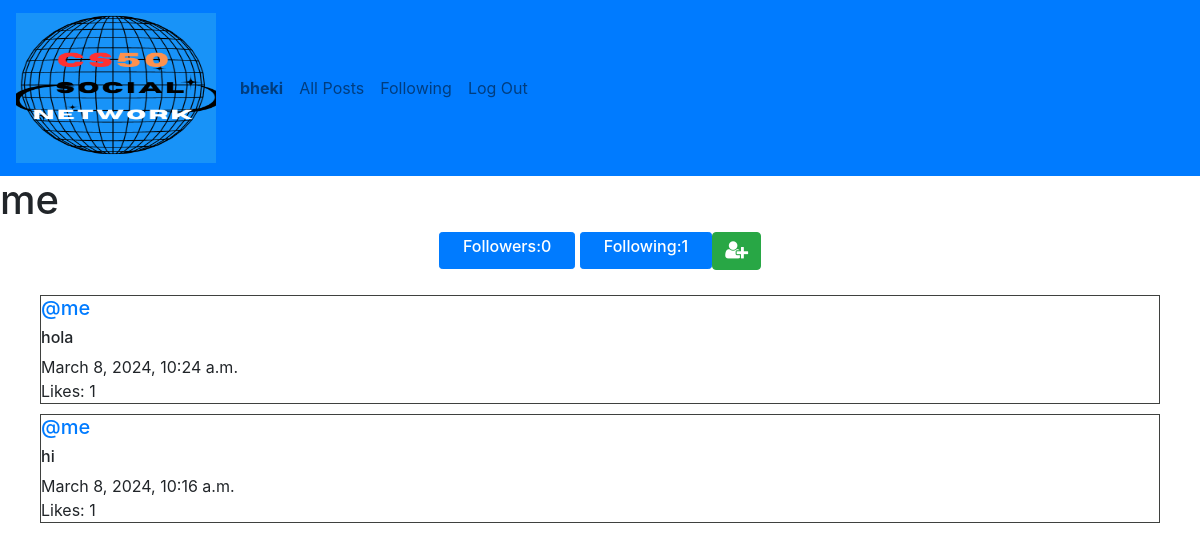
Page /profile/5 (signed in) on the committed database.
### network/models.py (models this page shows, shortened)
class User(AbstractUser):
    pass

class Post(models.Model):
    user = models.ForeignKey(User, on_delete=models.CASCADE, related_name="author")
    content = models.TextField()
    created_at = models.DateTimeField(auto_now_add=True)
    likes_count = models.IntegerField(default=0)

### network/views.py (the view)
# urls.py: path("profile/<int:user_id>", views.profile, name="profile"),
def profile(request, user_id):
    user = User.objects.get(pk=user_id)
    all_posts = Post.objects.filter(user=user).order_by("id").reverse()
    following = Follow.objects.filter(user=user)
    followers = Follow.objects.filter(follower=user)
    try:
        check_follow = followers.filter(user=User.objects.get(pk=request.user.id))
        if len(check_follow) !=0:
            is_following = True
        else:
            is_following = False
    except:
        is_following = False
    paginator = Paginator(all_posts, 10)
    page_number = request.GET.get('page')
    posts_of_page = paginator.get_page(page_number)
    return render(request, "network/profile.html", {
        "all_posts": all_posts,
        "posts_of_page": posts_of_page,
        "username": user.username,
        "following": following,
        "followers": followers,
        "is_following": is_following,
        "user_profile": user
    })

### network/templates/network/profile.html (shortened to what this page needs)
{% extends "network/layout.html" %}
{% block body %}
<h1>{{ username }}</h1>
<div class="container">
    <div class="row d-flex justify-content-center">
        <div><button class="btn btn-primary btn-sm"><h6 class="col-4">Followers:{{ followers.count }} </h6></button>
            <button class="btn btn-primary btn-sm"><h6 class="col-4">Following:{{ following.count }} </h6></button>
        </div>
        {% if user.is_authenticated %}
            {% if user != user_profile %}
                {% if is_following %}
                    <form action="{% url 'unfollow' %}" method="post">
                        {% csrf_token %}
                        <div class="input-container">
                        <input type="hidden" name="userfollow" value="{{ user_profile }}" />
                        <button type="submit" class="btn btn-danger" title="Unfollow user">
                            <i class="fa fa-user-times"></i>
                        </button>
                        </div>
                    </form>
                {% else %}
                <form action="{% url 'follow' %}" method="post">
                    <div class="input-container">
                    <button type="submit" class="btn btn-success" title="Follow user">
                        <i class="fa fa-user-plus"></i>
                    </button>
                    </div>
                </form>
                {% endif %}
            {% endif %}
         {% endif %}
    </div>
</div>
        <div class="all-posts">
            {% for post in posts_of_page %}
                <div class="row post">
                    <h5 class="username"> <a href="{% url 'profile' user_id=post.user.id %}">@{{ post.user }}</a></a></h5>
                    <div class="content"><h6 class="content">{{ post.content }}</h6></div>
                    <div class="date">{{ post.created_at }}</div>
                    <div class="likes">Likes: {{ post.likes_count }}</div>
                </div>
            {% endfor %}
        </div>
{% endblock %}

### network/templates/network/layout.html (shortened to what this page needs)
{% load static %}
<!DOCTYPE html>
<html lang="en">
    <head>
        <link rel="stylesheet" href="https://cdnjs.cloudflare.com/ajax/libs/font-awesome/4.7.0/css/font-awesome.min.css">
        <link rel="stylesheet" href="https://stackpath.bootstrapcdn.com/bootstrap/4.4.1/css/bootstrap.min.css">
        <link href="{% static 'network/styles.css' %}" rel="stylesheet">
    </head>
    <body>
        <nav class="navbar navbar-expand-lg navbar-light bg-primary">
            <a class="navbar-brand" href="{% url 'index' %}">
            <img src="{% static '/network/image/logo-net.png' %}" style="width: 200px; height: 150px;"></a>
            <div>
              <ul class="navbar-nav mr-auto">
                {% if user.is_authenticated %}
                    <li class="nav-item">
                        <a class="nav-link" href="{% url 'profile' user_id=user.id %}"><strong>{{ user.username }}</strong></a>
                    </li>
                {% endif %}
                <li class="nav-item">
                  <a class="nav-link" href="{% url 'index' %}">All Posts</a>
                </li>
                {% if user.is_authenticated %}
                    <li class="nav-item">
                        <a class="nav-link" href="{% url 'following' %}">Following</a>
                    </li>
                    <li class="nav-item">
                        <a class="nav-link" href="{% url 'logout' %}">Log Out</a>
                    </li>
                {% endif %}
              </ul>
            </div>
          </nav>
        <div class="body">
            {% block body %}
            {% endblock %}
        </div>
    </body>
</html>

### network/static/network/styles.css (style rules this page uses)
.all-posts { display: flex; flex-direction: column; justify-content: flex-start; margin: 20px; }
.post { border: 0.1px solid rgb(63, 65, 63); display: flex; justify-content: center; flex-direction: column; box-sizing: border-box; margin: 5px 20px; }
.fa { font-size: 20px; cursor: pointer; user-select: none; }

### rows in the picture
User: username "bheki"
User: username "me"
Post: user "me", content "hola", created_at "March 8, 2024, 10:24 a.m.", likes_count "1"
Post: user "me", content "hi", created_at "March 8, 2024, 10:16 a.m.", likes_count "1"

### other values in the picture
{{ followers.count }} "0"
{{ following.count }} "1"
